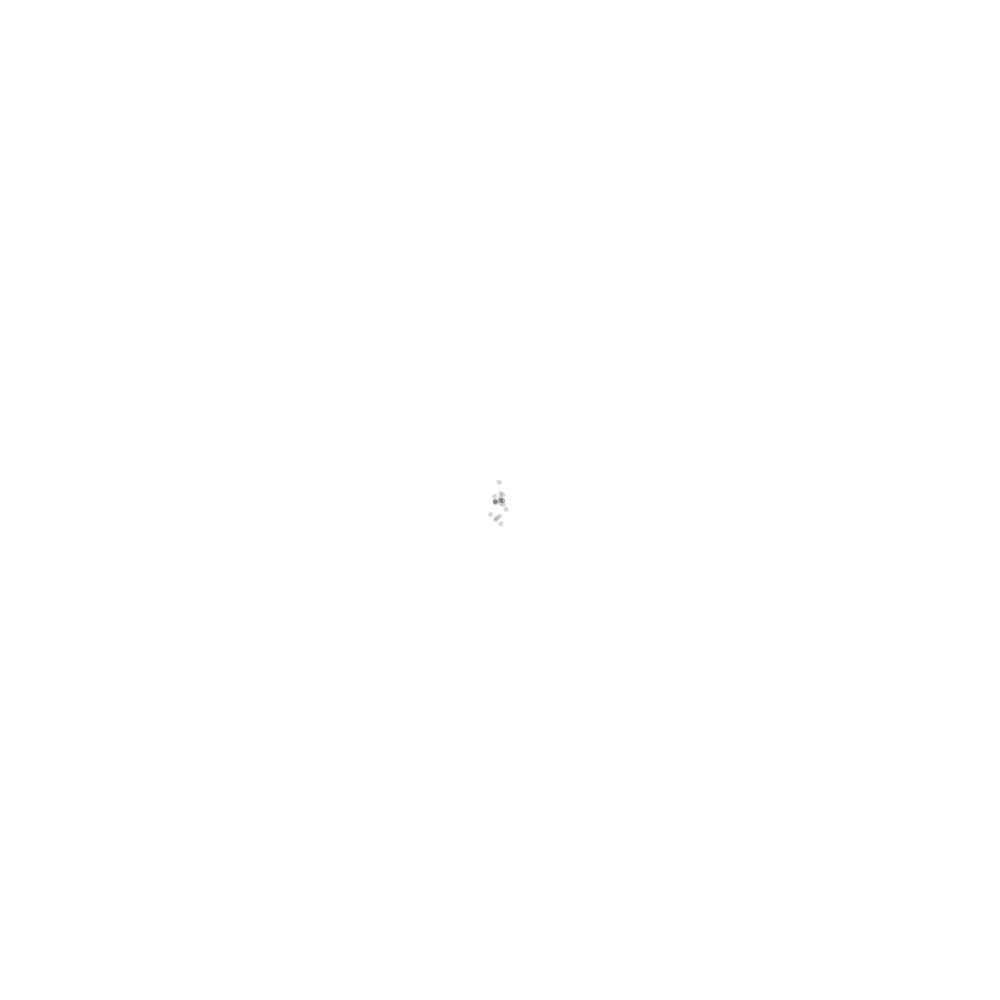
Frame 1 (no input)
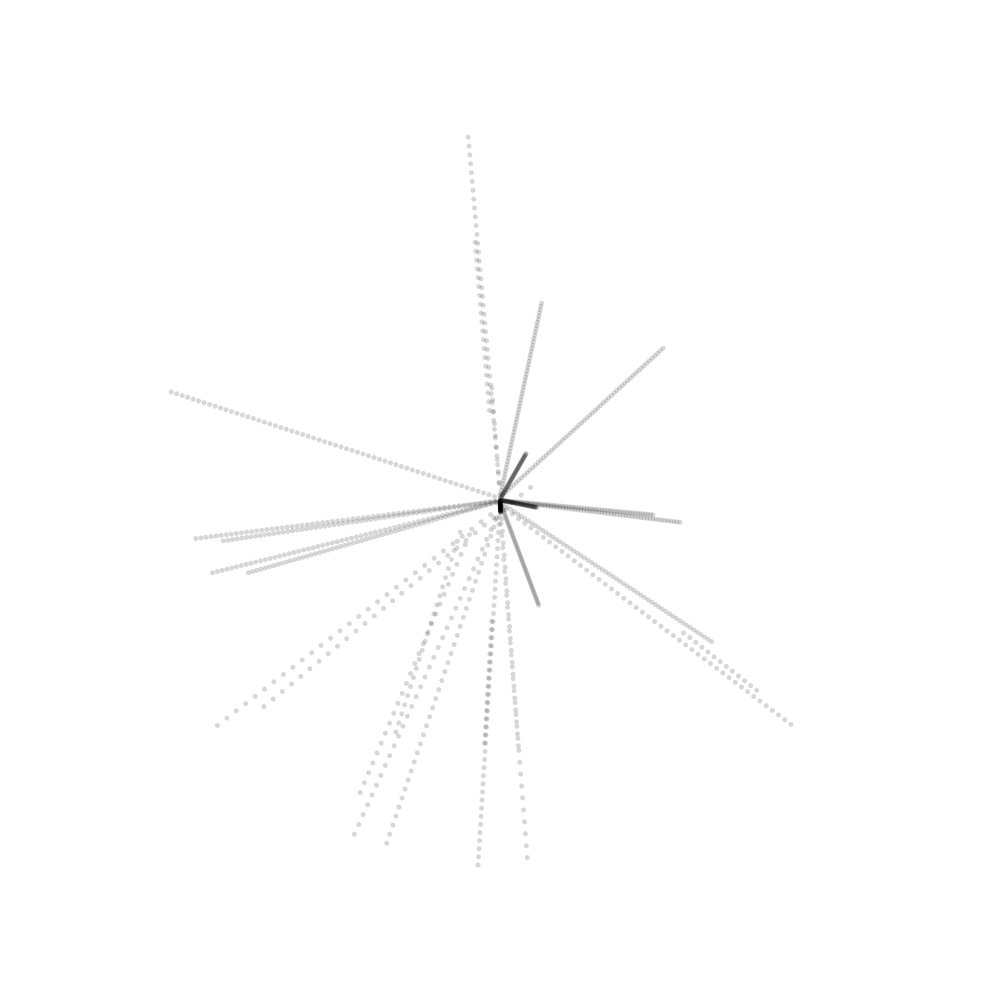
Frame 60 (the mouse pressed at the canvas centre just before this capture)
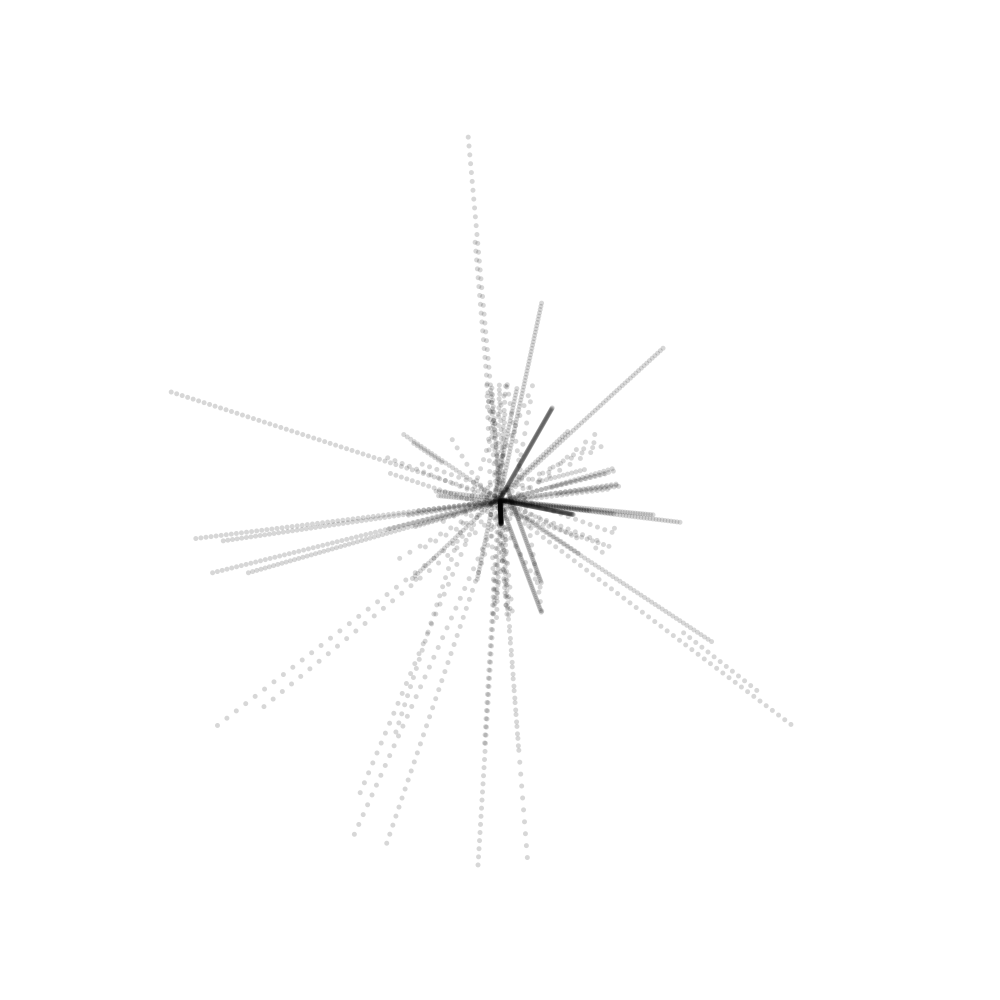
Frame 120 (the mouse held since frame 60 and released just before this capture)

The Processing sketch that drew these frames (run headless with seeded random() and noise(); from frame 60 on, the mouse is pressed at the canvas centre):

// Processing sketch: processing_83129
// ── processing_83129.pde

float cercle_x;
float cercle_y;
float cercle_r = 100;
float c =0;

electron test = new electron();
electron[] Tableau = new electron[20];
         
        

void setup(){
        ellipseMode(CENTER);
        size(1000,1000);
        background(#FFFFFF);
          cercle_x = 0;
          cercle_y = 0;
          cercle_r = 500 * .75;
          noStroke();
        for (int i = 0; i<Tableau.length;i++){
        Tableau [i]= new electron();
    } 
}
          




void draw(){

        if (mousePressed && mouseX<700 && mouseX>0){
          cercle_r=500*.75-mouseX/2;
        }
        if (keyPressed){
          if (key==' '){
            background(#FFFFFF);
          }
        }

      pushMatrix();
      translate(height/2, width/2);
        noFill();
          ellipse (cercle_x, cercle_y, cercle_r, cercle_r);
          test.bouge();
          for (int i = 0; i<Tableau.length;i++){
          Tableau[i].bouge();
        } 
      popMatrix();
}



class electron {
// Propriété de l'objet
        float point_x = 0;
        float point_y = 0;
        float rayon,angle;

// Constructeur
electron(){
rayon =random(4);
angle =random(360);
         point_y += sin(radians(angle)) * PI * rayon;
        }

        void bouge(){

        


  //on dŽplace le point
  point_x += cos(radians(angle)) * PI * rayon;
  point_y += sin(radians(angle)) * PI * rayon;

  // la distance de notre point du centre
  float distance = dist(point_x, point_y, cercle_x, cercle_y);

  //verifions si le point est sur ou en dehors du cercle
  if( distance >= (cercle_r-5) )
  {
    // l'angle du bord du cercle
    float angle_cercle = degrees(atan2( point_y-cercle_x , point_x-cercle_y));

    // remettre le cercle sur le bord pour ne pas sortir du rayon
    // sans cette fonction la balle peut sortir de temps en temps
    // ce caclul est totalement artificiel (ou en tout cas pas trs mathŽmatique)
    // et en plus *0.308 a ŽtŽ calculŽ par tatonnement en essayant plusieurs valeurs
    point_x = cercle_x + cos(radians(angle_cercle)) * PI * (cercle_r*random(0.200, 0.308));
    point_y = cercle_y + sin(radians(angle_cercle)) * PI * (cercle_r*random(0.200, 0.308));

    // calculer le rebond suivant la formule suivant:
    // nouvelle_angle = (2 * l'angle du bord) - angle_actuel
    angle = ((angle_cercle * 2) - angle) + 180;

    // rester ˆ l'intŽrieur de 0-360
    angle %= 360; 

  }

  // ralentir un peu

  //fin du dŽplacement
  //on dessine le point
  fill(c,c,c,40);
          ellipse (point_x,point_y,5,5);

        }

}
